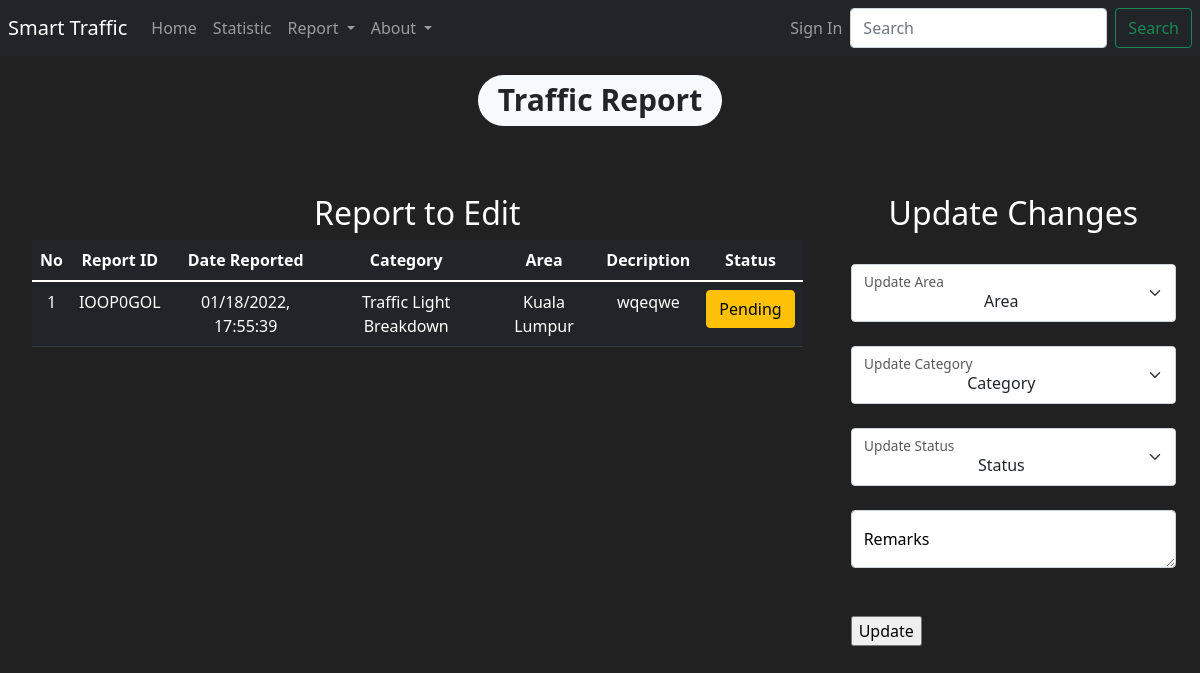
Screenshot of /update/1 with the database file from the repository.
### App/models.py (models this page shows)
class Report(db.Model):
    No = db.Column(db.Integer(), nullable=False, unique=True, primary_key=True)
    ID = db.Column(db.String())
    Description = db.Column(db.String(), nullable=False)
    Date = db.Column(db.String(), nullable=False)
    Category = db.Column(db.String(), nullable=False)
    Area = db.Column(db.String(), nullable=False)
    Status = db.Column(db.String(), nullable=False)

### App/routes.py (the view)
@app.route('/update/<int:No>', methods=['GET','POST'])
def update_Item(No):
    items = Report.query.get_or_404(No)
    form = ReportForm()
    if request.method == 'POST':
        items.Area = request.form['selected_Area']
        items.Category = request.form['selected_Category']
        items.Description = request.form['selected_Description']
        items.Status = request.form['selected_Status']
        try:
            db.session.commit()
            flash(f"You've updated report: {items.ID}", category = "success")
            return redirect(url_for('admin_Page'))
        except:
            flash("There's a problem updating that report", category='danger')
    else:
        return render_template('update.html', items=items)
    return render_template('admin.html',items=items, form=form)

### App/forms.py
class ReportForm(FlaskForm):
    Area = StringField(label='Area', validators=[DataRequired()])
    Category = StringField(label='Category', validators=[DataRequired()])
    Description = StringField(label='Description', validators=[DataRequired()])
    Submit = SubmitField(label='Submit')
    Status = StringField(label='Status', validators=[DataRequired()])

class SearchForm(FlaskForm):
    Searched = StringField(label='Searched', validators=[DataRequired()])
    Submit =  SubmitField(label='Submit')

### App/routes.py (called while the page is built)
@app.context_processor
def base():
    form = SearchForm()
    return dict(form=form)

### App/templates/update.html (shortened to what this page needs)
{% extends "layout.html" %}
{% block body %}
<h1 class = "text-center mt-3"><span class="badge rounded-pill bg-light text-dark">Traffic Report</span></h1>
<div class="row" style="margin-top:20px; margin-left:20px">
    <div class="col-8"><p class= "mt-5">
        <h2 class="text-center mt-5">Report to Edit</h2>
        <table class="table table-hover table-dark text-center">
            <thead>
                <tr>
                    <th scope="col">No</th>
                    <th scope="col">Report ID</th>
                    <th scope="col">Date Reported</th>
                    <th scope="col">Category</th>
                    <th scope="col">Area</th>
                    <th scope="col">Decription</th>
                    <th scope="col">Status</th>
                </tr>
            </thead>
            <tbody>
                    <tr>
                        <td>{{items.No}}</td>
                        <td>{{items.ID}}</td>
                        <td>{{items.Date}}</td>
                        <td>{{items.Category}}</td>
                        <td>{{items.Area}}</td>
                        <td>{{items.Description}}</td>
                        <td>
                        {% if items.Status == "Pending"%}
                                <button class="btn btn-outline btn-warning">Pending</button>
                        {% elif items.Status == "Complete"%}
                            <button class="btn btn-outline btn-success">Complete</button>
                        {% else %}
                            <button class="btn btn-outline btn-danger">{{items.Status}}</button>
                        {% endif %}
                        </td>
                    </tr>
            </tbody>
        </table>
    </div>
    <div class="col-4 mt-5">
        <h2 class="text-center"> Update Changes </h2>
        <br>
        <form class="container" method="POST">
            <div class="form-floating">
                <select class="form-select align-middle text-center" aria-label="Floating label select example" name="selected_Area", id="selected_Area">
                    <option selected>Area</option>
                </select>
                <label style="color:black" for="selected_Area">Update Area</label>
            </div>
            <br>
            <div class="form-floating">
                <select class="form-select align-middle text-center" aria-label="Floating label select example" name="selected_Category" id="selected_Category">
                    <option selected>Category</option>
                </select>
                <label style="color:black" for="selected_Category">Update Category</label>
            </div>
            <br>
            <div class="form-floating">
                <select class="form-select align-middle text-center" aria-label="Floating label select example" name="selected_Status" id="selected_Status">
                    <option selected>Status</option>
                </select>
                <label style="color:black" for="selected_Status">Update Status</label>
            </div>
            <br>
            <div class="form-floating">
                <textarea class="form-control" placeholder="Leave a comment here" name="selected_Description" id="selected_Description"></textarea>
                <label style="color:black" for="selected_Description">Remarks</label>
            </div>
            <br>
            <br>
            <input type ="submit" value="Update">
        </form>
    </div>
</div>
{% endblock %}

### App/templates/layout.html (style rules this page uses)
body { background-color:#212121; color: white }

### rows the page displays
Report: No "1", ID "IOOP0GOL", Date "01/18/2022, 17:55:39", Category "Traffic Light Breakdown", Area "Kuala Lumpur", Description "wqeqwe"
